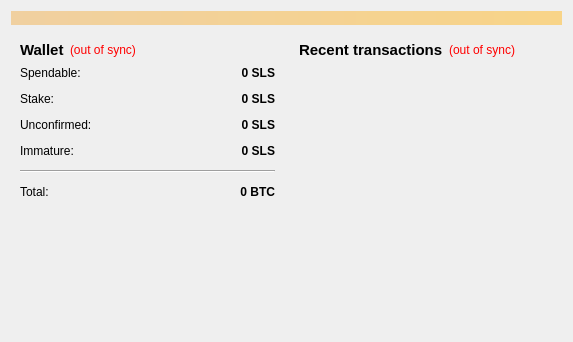
<?xml version="1.0" encoding="UTF-8"?>
<ui version="4.0">
 <class>OverviewPage</class>
 <widget class="QWidget" name="OverviewPage">
  <property name="geometry">
   <rect>
    <x>0</x>
    <y>0</y>
    <width>573</width>
    <height>342</height>
   </rect>
  </property>
  <property name="windowTitle">
   <string>Form</string>
  </property>
  <layout class="QVBoxLayout" name="topLayout">
   <item>
    <widget class="QLabel" name="labelAlerts">
     <property name="visible">
      <bool>false</bool>
     </property>
     <property name="styleSheet">
      <string notr="true">background-color: qlineargradient(x1: 0, y1: 0, x2: 1, y2: 0, stop:0 #F0D0A0, stop:1 #F8D488);  color:#000000
</string>
     </property>
     <property name="wordWrap">
      <bool>true</bool>
     </property>
     <property name="margin">
      <number>3</number>
     </property>
    </widget>
   </item>
   <item>
    <layout class="QHBoxLayout" name="horizontalLayout" stretch="1,1">
     <item>
      <layout class="QVBoxLayout" name="verticalLayout_2">
       <item>
        <widget class="QWidget" name="widget" native="true">
         <layout class="QVBoxLayout" name="verticalLayout_4">
          <item>
           <layout class="QHBoxLayout" name="horizontalLayout_4">
            <item>
             <widget class="QLabel" name="label_5">
              <property name="font">
               <font>
                <pointsize>11</pointsize>
                <weight>75</weight>
                <bold>true</bold>
               </font>
              </property>
              <property name="text">
               <string>Wallet</string>
              </property>
             </widget>
            </item>
            <item>
             <widget class="QLabel" name="labelWalletStatus">
              <property name="toolTip">
               <string>The displayed information may be out of date. Your wallet automatically synchronizes with the SaluS network after a connection is established, but this process has not completed yet.</string>
              </property>
              <property name="styleSheet">
               <string notr="true">QLabel { color: red; }</string>
              </property>
              <property name="text">
               <string notr="true">(out of sync)</string>
              </property>
              <property name="alignment">
               <set>Qt::AlignLeading|Qt::AlignLeft|Qt::AlignVCenter</set>
              </property>
             </widget>
            </item>
            <item>
             <spacer name="horizontalSpacer_2">
              <property name="orientation">
               <enum>Qt::Horizontal</enum>
              </property>
              <property name="sizeHint" stdset="0">
               <size>
                <width>40</width>
                <height>20</height>
               </size>
              </property>
             </spacer>
            </item>
           </layout>
          </item>
          <item>
           <layout class="QFormLayout" name="formLayout_2">
            <property name="fieldGrowthPolicy">
             <enum>QFormLayout::AllNonFixedFieldsGrow</enum>
            </property>
            <property name="horizontalSpacing">
             <number>12</number>
            </property>
            <property name="verticalSpacing">
             <number>12</number>
            </property>
            <item row="0" column="0">
             <widget class="QLabel" name="label">
              <property name="text">
               <string>Spendable:</string>
              </property>
             </widget>
            </item>
            <item row="0" column="1">
             <widget class="QLabel" name="labelBalance">
              <property name="font">
               <font>
                <weight>75</weight>
                <bold>true</bold>
               </font>
              </property>
              <property name="cursor">
               <cursorShape>IBeamCursor</cursorShape>
              </property>
              <property name="toolTip">
               <string>Your current spendable balance</string>
              </property>
              <property name="text">
               <string notr="true">0 SLS</string>
              </property>
              <property name="alignment">
               <set>Qt::AlignRight|Qt::AlignTrailing|Qt::AlignVCenter</set>
              </property>
              <property name="textInteractionFlags">
               <set>Qt::LinksAccessibleByMouse|Qt::TextSelectableByKeyboard|Qt::TextSelectableByMouse</set>
              </property>
             </widget>
            </item>
            <item row="1" column="0">
             <widget class="QLabel" name="label_6">
              <property name="text">
               <string>Stake:</string>
              </property>
             </widget>
            </item>
            <item row="1" column="1">
             <widget class="QLabel" name="labelStake">
              <property name="font">
               <font>
                <weight>75</weight>
                <bold>true</bold>
               </font>
              </property>
              <property name="cursor">
               <cursorShape>IBeamCursor</cursorShape>
              </property>
              <property name="toolTip">
               <string>Total of coins that was staked, and do not yet count toward the current balance</string>
              </property>
              <property name="text">
               <string notr="true">0 SLS</string>
              </property>
              <property name="alignment">
               <set>Qt::AlignRight|Qt::AlignTrailing|Qt::AlignVCenter</set>
              </property>
              <property name="textInteractionFlags">
               <set>Qt::LinksAccessibleByMouse|Qt::TextSelectableByKeyboard|Qt::TextSelectableByMouse</set>
              </property>
             </widget>
            </item>
            <item row="2" column="0">
             <widget class="QLabel" name="label_3">
              <property name="text">
               <string>Unconfirmed:</string>
              </property>
             </widget>
            </item>
            <item row="2" column="1">
             <widget class="QLabel" name="labelUnconfirmed">
              <property name="font">
               <font>
                <weight>75</weight>
                <bold>true</bold>
               </font>
              </property>
              <property name="cursor">
               <cursorShape>IBeamCursor</cursorShape>
              </property>
              <property name="toolTip">
               <string>Total of transactions that have yet to be confirmed, and do not yet count toward the current balance</string>
              </property>
              <property name="text">
               <string notr="true">0 SLS</string>
              </property>
              <property name="alignment">
               <set>Qt::AlignRight|Qt::AlignTrailing|Qt::AlignVCenter</set>
              </property>
              <property name="textInteractionFlags">
               <set>Qt::LinksAccessibleByMouse|Qt::TextSelectableByKeyboard|Qt::TextSelectableByMouse</set>
              </property>
             </widget>
            </item>
            <item row="3" column="0">
             <widget class="QLabel" name="labelImmatureText">
              <property name="text">
               <string>Immature:</string>
              </property>
             </widget>
            </item>
            <item row="3" column="1">
             <widget class="QLabel" name="labelImmature">
              <property name="font">
               <font>
                <weight>75</weight>
                <bold>true</bold>
               </font>
              </property>
              <property name="toolTip">
               <string>Mined balance that has not yet matured</string>
              </property>
              <property name="text">
               <string notr="true">0 SLS</string>
              </property>
              <property name="alignment">
               <set>Qt::AlignRight|Qt::AlignTrailing|Qt::AlignVCenter</set>
              </property>
              <property name="textInteractionFlags">
               <set>Qt::LinksAccessibleByMouse|Qt::TextSelectableByKeyboard|Qt::TextSelectableByMouse</set>
              </property>
             </widget>
            </item>
            <item row="4" column="0" colspan="2">
             <widget class="Line" name="line">
              <property name="orientation">
               <enum>Qt::Horizontal</enum>
              </property>
             </widget>
            </item>
            <item row="5" column="0">
             <widget class="QLabel" name="labelTotalText">
              <property name="text">
               <string>Total:</string>
              </property>
             </widget>
            </item>
            <item row="5" column="1">
             <widget class="QLabel" name="labelTotal">
              <property name="font">
               <font>
                <weight>75</weight>
                <bold>true</bold>
               </font>
              </property>
              <property name="cursor">
               <cursorShape>IBeamCursor</cursorShape>
              </property>
              <property name="toolTip">
               <string>Your current total balance</string>
              </property>
              <property name="text">
               <string notr="true">0 BTC</string>
              </property>
              <property name="alignment">
               <set>Qt::AlignRight|Qt::AlignTrailing|Qt::AlignVCenter</set>
              </property>
              <property name="textInteractionFlags">
               <set>Qt::LinksAccessibleByMouse|Qt::TextSelectableByKeyboard|Qt::TextSelectableByMouse</set>
              </property>
             </widget>
            </item>
           </layout>
          </item>
         </layout>
        </widget>
       </item>
       <item>
        <spacer name="verticalSpacer">
         <property name="orientation">
          <enum>Qt::Vertical</enum>
         </property>
         <property name="sizeHint" stdset="0">
          <size>
           <width>20</width>
           <height>40</height>
          </size>
         </property>
        </spacer>
       </item>
      </layout>
     </item>
     <item>
      <layout class="QVBoxLayout" name="verticalLayout_3">
       <item>
        <widget class="QWidget" name="widget_2" native="true">
         <layout class="QVBoxLayout" name="verticalLayout">
          <item>
           <layout class="QHBoxLayout" name="horizontalLayout_2">
            <item>
             <widget class="QLabel" name="label_4">
              <property name="font">
               <font>
                <pointsize>11</pointsize>
                <weight>75</weight>
                <bold>true</bold>
               </font>
              </property>
              <property name="text">
               <string>&lt;b&gt;Recent transactions&lt;/b&gt;</string>
              </property>
             </widget>
            </item>
            <item>
             <widget class="QLabel" name="labelTransactionsStatus">
              <property name="toolTip">
               <string>The displayed information may be out of date. Your wallet automatically synchronizes with the SaluS network after a connection is established, but this process has not completed yet.</string>
              </property>
              <property name="styleSheet">
               <string notr="true">QLabel { color: red; }</string>
              </property>
              <property name="text">
               <string notr="true">(out of sync)</string>
              </property>
              <property name="alignment">
               <set>Qt::AlignRight|Qt::AlignTrailing|Qt::AlignVCenter</set>
              </property>
             </widget>
            </item>
            <item>
             <spacer name="horizontalSpacer">
              <property name="orientation">
               <enum>Qt::Horizontal</enum>
              </property>
              <property name="sizeHint" stdset="0">
               <size>
                <width>40</width>
                <height>20</height>
               </size>
              </property>
             </spacer>
            </item>
           </layout>
          </item>
          <item>
           <widget class="QListView" name="listTransactions">
            <property name="styleSheet">
             <string notr="true">QListView { background: transparent; }</string>
            </property>
            <property name="frameShape">
             <enum>QFrame::NoFrame</enum>
            </property>
            <property name="verticalScrollBarPolicy">
             <enum>Qt::ScrollBarAlwaysOff</enum>
            </property>
            <property name="horizontalScrollBarPolicy">
             <enum>Qt::ScrollBarAlwaysOff</enum>
            </property>
            <property name="selectionMode">
             <enum>QAbstractItemView::NoSelection</enum>
            </property>
           </widget>
          </item>
         </layout>
        </widget>
       </item>
      </layout>
     </item>
    </layout>
   </item>
  </layout>
 </widget>
 <resources/>
 <connections/>
</ui>
